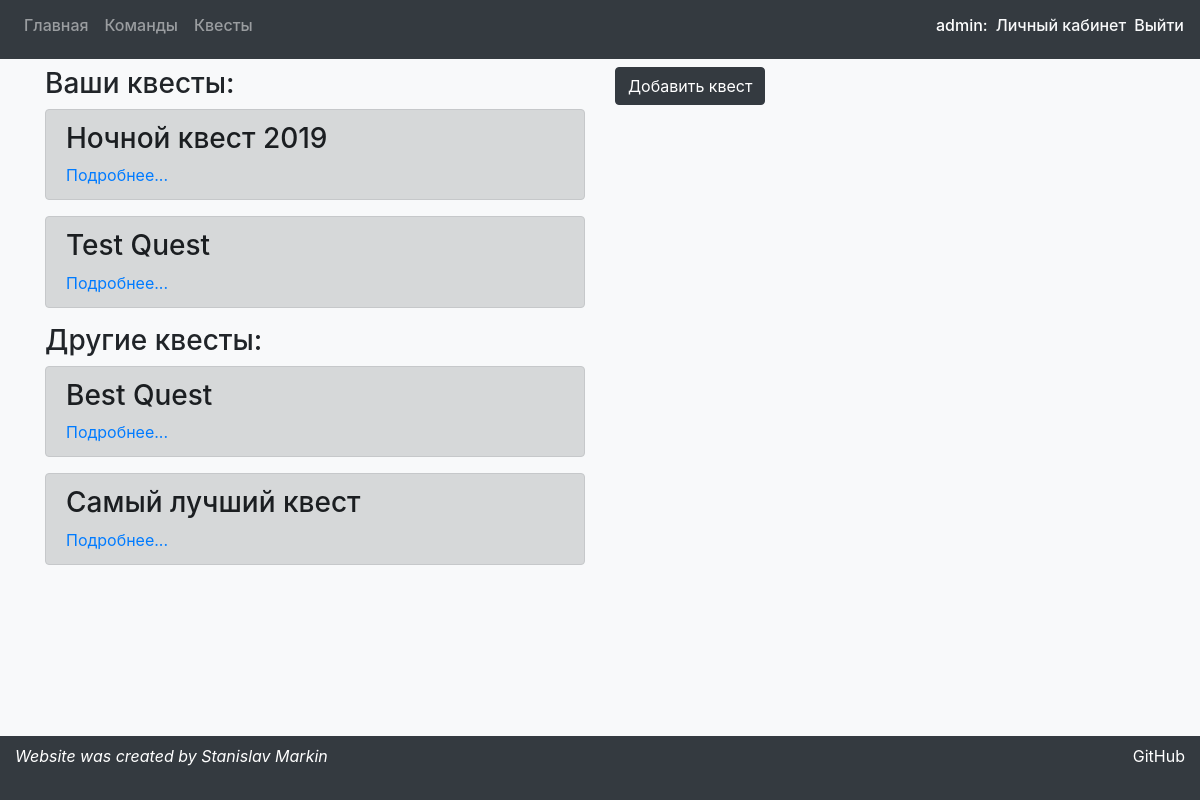
The page /quests (signed in) on the database as committed earlier.
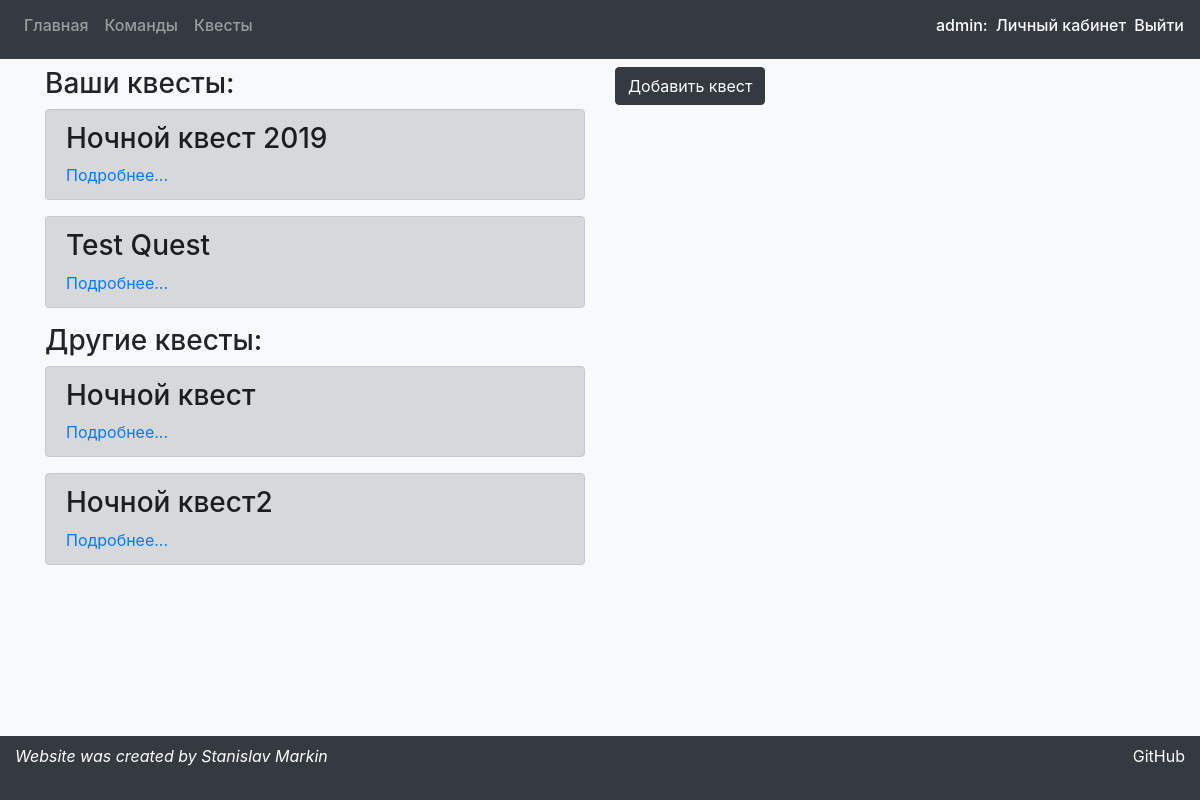
The same page on the database as committed later.
### preparationApp/models.py (models this page shows, shortened)
class Quest(models.Model):
    title = models.CharField(max_length=30)
    start_date = models.DateTimeField()
    description = models.TextField()
    owner = models.ForeignKey(User, models.CASCADE)

### preparationApp/views.py (the view)
# urls.py: path('quests', views.quests, name='quests'),
def quests(request):
    args = make_args(request)
    args['your_quests'] = list(filter(lambda q: get_user(request.user.username) == q.owner,
                                      models.Quest.objects.all()))
    args['other_quests'] = list(filter(lambda q: get_user(request.user.username) != q.owner,
                                       models.Quest.objects.all()))
    return render(request, 'preparationApp/questsPage.html', args)

### preparationApp/views.py (called while the page is built)
def get_user(name):
    return User.objects.get(username=name)

def make_args(request):
    args = {'message': 'none'}
    if request.session.get('message'):
        args['message'] = request.session.get('message')
        request.session.pop('message')
    return args

### preparationApp/templates/preparationApp/questsPage.html (shortened to what this page needs)
{% extends 'preparationApp/mainWrapper.html' %}
{% block content %}
    <div class="row">
        <div class="col-6">
            <h3>Ваши квесты:</h3>
            {% if your_quests|length == 0 %}
                <p>Нет квестов</p>
            {% else %}
                {% for quest in your_quests %}
                    <div class="alert alert-dark">
                        <h3>{{ quest.title }}</h3>
                        <a href="quests/{{ quest.id }}">Подробнее...</a>
                    </div>
                {% endfor %}
            {% endif %}
            <h3>Другие квесты:</h3>
            {% if other_quests|length == 0 %}
                <p>Нет квестов</p>
            {% else %}
                {% for quest in other_quests %}
                    <div class="alert alert-dark">
                        <h3>{{ quest.title }}</h3>
                        <a href="quests/{{ quest.id }}">Подробнее...</a>
                    </div>
                {% endfor %}
            {% endif %}
        </div>
        <div class="col-6">
            <button type="button" class="btn btn-dark mb-2"
                    data-toggle="collapse" data-target="#quest">
                Добавить квест
            </button>
        </div>
    </div>
{% endblock %}

### preparationApp/templates/preparationApp/mainWrapper.html (shortened to what this page needs)
<!DOCTYPE html>
<html lang="en">
<head>
    {% load staticfiles %}
    <link rel="stylesheet" href="{% static 'bootstrap/css/bootstrap.css' %}" type="text/css">
    {% load staticfiles %}
</head>
<body class="bg-light">
    <nav class="navbar navbar-expand-lg navbar-dark bg-dark mb-2">
        <div class="collapse navbar-collapse">
            <ul class="navbar-nav">
                <li class="nav-item"><a class="nav-link h6" href="/">Главная</a></li>
                <li class="nav-item"><a class="nav-link h6" href="/teams">Команды</a></li>
                <li class="nav-item"><a class="nav-link h6" href="/quests">Квесты</a></li>
            </ul>
        </div>
        {% if user.is_authenticated %}
            <span class="h6 text-white float-right mr-2">{{ user.username }}: </span>
            <a class="text-light mr-2 h6 float-right" href="/personal">Личный кабинет</a></li>
            <a class="text-light h6 float-right" href="/logout/">Выйти</a></li>
        {% else %}
            <a class="text-light mr-2 h6 float-right" href="/login">Войти</a></li>
            <a class="text-light h6 float-right" href="/register">Регистрация</a></li>
        {% endif %}
    </nav>
    <div style="margin-bottom: 5rem" class="container">
    {% block content %}
    {% endblock %}
    </div>
    <footer style="height: 4rem;" class="container-fluid fixed-bottom bg-dark text-white pt-2">
		<div class="float-left font-italic ">
			Website was created by Stanislav Markin
		</div>
        <a target="_blank" href="https://github.com/MenacingDwarf/NightQuest" class=" text-white float-right">GitHub</a>
	</footer>
</body>
</html>

Rows that differ between the two databases and show on the page:
removed Quest: title "Best Quest", shown under "Другие квесты:"
removed Quest: title "Самый лучший квест", shown under "Другие квесты:"
added Quest: title "Ночной квест", shown under "Другие квесты:"
added Quest: title "Ночной квест2", shown under "Другие квесты:"
